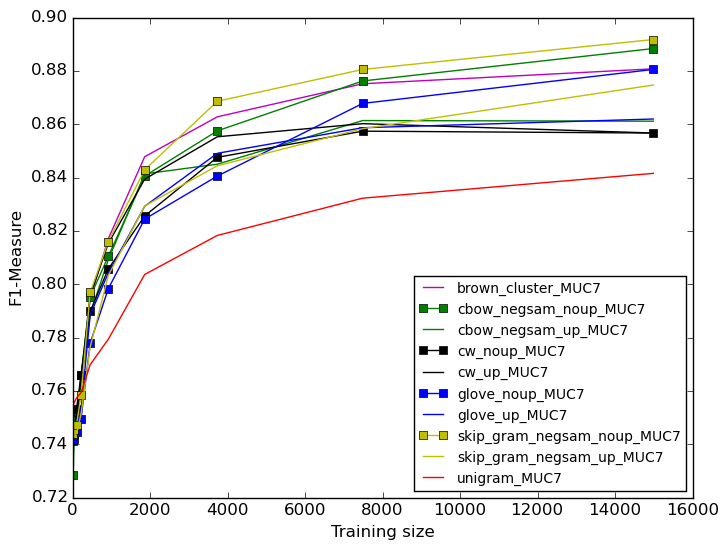

Write the Python code that produced this figure.
#!/usr/bin/python
from pylab import *
from natsort import natsorted
import re
import os
import glob
import array
import fnmatch
import numpy as np
import sys, getopt
import matplotlib.pyplot as plt

try:
	opts, args = getopt.getopt(sys.argv[1:],"hi:o:",["ifolder=","ofile="])
except getopt.GetoptError:
	print 'script.py -i <inputfolder> -o <outputfile>'
	sys.exit(2)
for opt, arg in opts:
	if opt == '-h':
		print 'XX.py -i <inputfolder> -o <outputfile>'
		sys.exit()
	elif opt in ("-i", "--ifolder"):
		inputfolder = arg
	elif opt in ("-o", "--ofile"):
        	outputfile = arg
#	elif opt in ("-t", "--otitle"):
#        	title = arg

print 'Input folder is:', inputfolder
print 'Output file is:', outputfile
x = []
y = []
z = []
xv = []
yv = []
color = 'r'
label = ''
marker = ''
linestyle = '-'
noupMarker = 's'
walk_dir = inputfolder
legParams = {'legend.fontsize': 10}

alist_filter = ['brown_cluster_v4000_best.txt', 
	'cbow_negsam_noupdated_best.txt', 
	'cbow_negsam_updated_incretuneparam.txt', 
	'cw_noupdated_best.txt', 
	'cw_updated_incretuneparam.txt', 
	'unigram_best.txt', 
	'glove_noupdated_best.txt', 
	'glove_updated_incretuneparam.txt', 
	'skip_gram_negsam_noupdated_best.txt', 
	'skip_gram_negsam_updated_incretuneparam.txt']

# Walk into directories in filesystem
# Ripped from os module and slightly modified
# for alphabetical sorting
#
def sortedWalk(top, topdown=True, onerror=None):
    from os.path import join, isdir, islink
 
    names = os.listdir(top)
    names.sort()
    dirs, nondirs = [], []
 
    for name in names:
        if isdir(os.path.join(top, name)):
            dirs.append(name)
        else:
            nondirs.append(name)
 
    if topdown:
        yield top, dirs, nondirs
    for name in dirs:
        path = join(top, name)
        if not os.path.islink(path):
            for x in sortedWalk(path, topdown, onerror):
                yield x
    if not topdown:
        yield top, dirs, nondirs

for root, subdirs, files in sortedWalk(walk_dir):
	#print('--\nroot = ' + root)
	for subdir in sorted(subdirs):
		print('\t- subdirectory ' + subdir)		
	for filename in files:  		  		
		if filename in alist_filter:
			if re.match("unigram_best.txt", filename): 
				color='r'
				label = "unigram" 
			if re.match("glove_noupdated_best.txt", filename):
				color='b'
				marker = noupMarker
				label = "glove_noup"
			if re.match("glove_updated_incretuneparam.txt", filename):					
				color='b'
				label = "glove_up"
			elif re.match("cbow_negsam_noupdated_best.txt", filename):
				color='g'
				marker = noupMarker
				label = "cbow_negsam_noup"
			elif re.match("cbow_negsam_updated_incretuneparam.txt", filename): 
				color='g'
				label = "cbow_negsam_up"
			elif re.match("skip_gram_negsam_noupdated_best.txt", filename):
				color='y'
				marker = noupMarker
				label = "skip_gram_negsam_noup"
			elif re.match("skip_gram_negsam_updated_incretuneparam.txt", filename): 
				color='y'
				label = "skip_gram_negsam_up"
			elif re.match("cw_updated_incretuneparam.txt", filename): 
				color='k'
				label =  "cw_up"
			elif re.match("cw_noupdated_best.txt", filename):
				color='k'
				marker = noupMarker
				label = "cw_noup"
			elif re.match("brown_cluster_v4000_best.txt", filename): 
				color='m'
				label = "brown_cluster"	
			filePath = os.path.join(root, filename)
			print('\t- file %s (full path: %s)' % (filename, filePath))
			with open(filePath, 'rb') as f:
			        lines = f.readlines()
				f.close	
				# check the column title
				titleLine = lines[0]
				t = titleLine.split()				
#				print('column title:', t[3])		# IN DOMAIN CONLL_out-of-vocabulary_Accuracy
				print('column title 2:', t[28])		# OUT OF DOMAIN MUC_out-of-vocabulary_Accuracy
				# skip the first row with the titles
				for line in lines[1:]: 
					p = line.split()	
					x.append(float(p[0]))				
					z.append(float(p[28]))
				# convert to numpy array
				print('x ', x)			
				print('z', z) 
				xv = np.array(x)
				zv = np.array(z)
				plt.plot(xv, zv, label = label + '_' + t[28].replace('_out-of-vocabulary_Accuracy', ''), linestyle=linestyle, marker=marker, color=color)			
				x = []
				z = []
				xv = []
				zv = []
				label = ''
				marker = ''
	
plt.xlabel('Training size')
plt.ylabel('F1-Measure')

plt.rcParams.update(legParams)
plt.legend(loc='lower right')
savefig(outputfile, bbox_inches='tight')
#plt.show()
